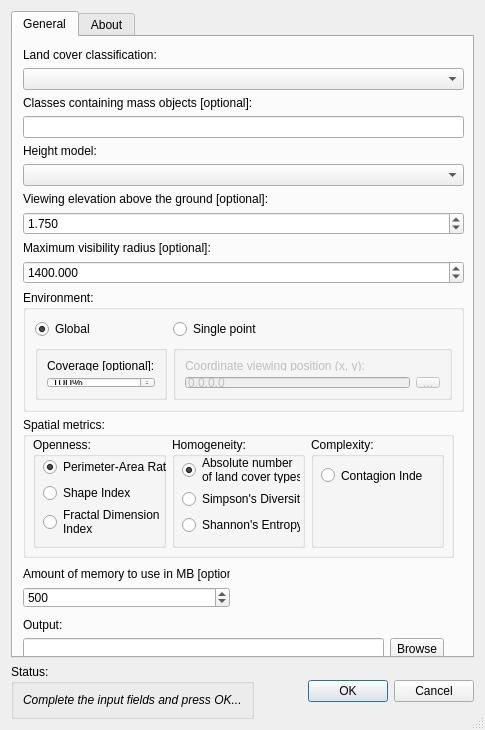
<?xml version="1.0" encoding="UTF-8"?>
<ui version="4.0">
 <class>qscapeDialogBase</class>
 <widget class="QDialog" name="qscapeDialogBase">
  <property name="geometry">
   <rect>
    <x>0</x>
    <y>0</y>
    <width>485</width>
    <height>730</height>
   </rect>
  </property>
  <property name="minimumSize">
   <size>
    <width>485</width>
    <height>730</height>
   </size>
  </property>
  <property name="windowTitle">
   <string>QScape</string>
  </property>
  <property name="sizeGripEnabled">
   <bool>true</bool>
  </property>
  <layout class="QHBoxLayout" name="horizontalLayout_8">
   <item>
    <layout class="QVBoxLayout" name="verticalLayout_4">
     <item>
      <widget class="QTabWidget" name="tabWidget">
       <property name="currentIndex">
        <number>0</number>
       </property>
       <widget class="QWidget" name="tab">
        <property name="minimumSize">
         <size>
          <width>459</width>
          <height>475</height>
         </size>
        </property>
        <attribute name="title">
         <string>General</string>
        </attribute>
        <widget class="QWidget" name="layoutWidget">
         <property name="geometry">
          <rect>
           <x>10</x>
           <y>580</y>
           <width>421</width>
           <height>43</height>
          </rect>
         </property>
         <layout class="QVBoxLayout" name="verticalLayout_7">
          <item>
           <widget class="QLabel" name="outLabel">
            <property name="text">
             <string>Output:</string>
            </property>
           </widget>
          </item>
          <item>
           <layout class="QHBoxLayout" name="_2">
            <item>
             <widget class="QLineEdit" name="outLineEdit"/>
            </item>
            <item>
             <widget class="QToolButton" name="outToolBut">
              <property name="text">
               <string>Browse</string>
              </property>
             </widget>
            </item>
           </layout>
          </item>
         </layout>
        </widget>
        <widget class="QGroupBox" name="metricsGroupBox">
         <property name="geometry">
          <rect>
           <x>10</x>
           <y>380</y>
           <width>431</width>
           <height>141</height>
          </rect>
         </property>
         <property name="title">
          <string>Spatial metrics:</string>
         </property>
         <widget class="QWidget" name="layoutWidget">
          <property name="geometry">
           <rect>
            <x>10</x>
            <y>20</y>
            <width>411</width>
            <height>111</height>
           </rect>
          </property>
          <layout class="QHBoxLayout" name="horizontalLayout_7">
           <item>
            <widget class="QGroupBox" name="openGroupBox">
             <property name="title">
              <string>Openness:</string>
             </property>
             <widget class="QWidget" name="layoutWidget">
              <property name="geometry">
               <rect>
                <x>10</x>
                <y>20</y>
                <width>126</width>
                <height>78</height>
               </rect>
              </property>
              <layout class="QVBoxLayout" name="verticalLayout_18">
               <item>
                <widget class="QRadioButton" name="ratioRadioBut">
                 <property name="text">
                  <string>Perimeter-Area Ratio</string>
                 </property>
                 <property name="checked">
                  <bool>true</bool>
                 </property>
                </widget>
               </item>
               <item>
                <widget class="QRadioButton" name="shapeRadioBut">
                 <property name="text">
                  <string>Shape Index</string>
                 </property>
                </widget>
               </item>
               <item>
                <widget class="QRadioButton" name="fractalRadioBut">
                 <property name="text">
                  <string>Fractal Dimension 
Index</string>
                 </property>
                </widget>
               </item>
              </layout>
             </widget>
            </widget>
           </item>
           <item>
            <widget class="QGroupBox" name="homoGroupBox">
             <property name="title">
              <string>Homogeneity:</string>
             </property>
             <widget class="QWidget" name="layoutWidget">
              <property name="geometry">
               <rect>
                <x>10</x>
                <y>20</y>
                <width>118</width>
                <height>78</height>
               </rect>
              </property>
              <layout class="QVBoxLayout" name="verticalLayout_17">
               <item>
                <widget class="QRadioButton" name="absRadioBut">
                 <property name="layoutDirection">
                  <enum>Qt::LeftToRight</enum>
                 </property>
                 <property name="text">
                  <string>Absolute number 
of land cover types</string>
                 </property>
                 <property name="checked">
                  <bool>true</bool>
                 </property>
                </widget>
               </item>
               <item>
                <widget class="QRadioButton" name="simpsonRadioBut">
                 <property name="text">
                  <string>Simpson's Diversity</string>
                 </property>
                 <property name="checked">
                  <bool>false</bool>
                 </property>
                </widget>
               </item>
               <item>
                <widget class="QRadioButton" name="shannonRadioBut">
                 <property name="text">
                  <string>Shannon's Entropy</string>
                 </property>
                </widget>
               </item>
              </layout>
             </widget>
            </widget>
           </item>
           <item>
            <widget class="QGroupBox" name="complexGroupBox">
             <property name="title">
              <string>Complexity:</string>
             </property>
             <widget class="QRadioButton" name="contagionRadioBut">
              <property name="geometry">
               <rect>
                <x>10</x>
                <y>30</y>
                <width>101</width>
                <height>17</height>
               </rect>
              </property>
              <property name="text">
               <string>Contagion Index</string>
              </property>
             </widget>
            </widget>
           </item>
          </layout>
         </widget>
        </widget>
        <widget class="QWidget" name="layoutWidget">
         <property name="geometry">
          <rect>
           <x>10</x>
           <y>530</y>
           <width>207</width>
           <height>41</height>
          </rect>
         </property>
         <layout class="QVBoxLayout" name="verticalLayout_15">
          <item>
           <widget class="QLabel" name="memoryLabel">
            <property name="text">
             <string>Amount of memory to use in MB [optional]:</string>
            </property>
           </widget>
          </item>
          <item>
           <widget class="QSpinBox" name="memorySpinBox">
            <property name="toolTip">
             <string>&lt;html&gt;&lt;head/&gt;&lt;body&gt;&lt;p&gt;&lt;span style=&quot; font-weight:600;&quot;&gt;Amount of memory to use in MB&lt;/span&gt;&lt;/p&gt;&lt;p&gt;Minimum value: 1&lt;br/&gt;Standard value: 500&lt;/p&gt;&lt;/body&gt;&lt;/html&gt;</string>
            </property>
            <property name="minimum">
             <number>1</number>
            </property>
            <property name="maximum">
             <number>64000</number>
            </property>
            <property name="singleStep">
             <number>1</number>
            </property>
            <property name="value">
             <number>500</number>
            </property>
           </widget>
          </item>
         </layout>
        </widget>
        <widget class="QWidget" name="layoutWidget">
         <property name="geometry">
          <rect>
           <x>10</x>
           <y>11</y>
           <width>441</width>
           <height>364</height>
          </rect>
         </property>
         <layout class="QVBoxLayout" name="verticalLayout_16">
          <item>
           <layout class="QVBoxLayout" name="verticalLayout">
            <item>
             <widget class="QLabel" name="inRastLabel">
              <property name="text">
               <string>Land cover classification:</string>
              </property>
             </widget>
            </item>
            <item>
             <layout class="QHBoxLayout" name="horizontalLayout">
              <item>
               <widget class="QComboBox" name="inRastCombo">
                <property name="enabled">
                 <bool>true</bool>
                </property>
                <property name="editable">
                 <bool>false</bool>
                </property>
                <property name="currentText">
                 <string/>
                </property>
               </widget>
              </item>
             </layout>
            </item>
           </layout>
          </item>
          <item>
           <layout class="QVBoxLayout" name="verticalLayout_3">
            <item>
             <widget class="QLabel" name="massLabel">
              <property name="text">
               <string>Classes containing mass objects [optional]:</string>
              </property>
             </widget>
            </item>
            <item>
             <widget class="QLineEdit" name="massLineEdit">
              <property name="toolTip">
               <string>&lt;html&gt;&lt;head/&gt;&lt;body&gt;&lt;p&gt;&lt;span style=&quot; font-weight:600;&quot;&gt;Classes containing mass objects&lt;/span&gt;&lt;/p&gt;&lt;p&gt;Insert class IDs of mass objects e.g. built-up and forest (delineated by commas). &lt;/p&gt;&lt;p&gt;This prevents viewshed calculation on top of these preventing contamination.&lt;/p&gt;&lt;/body&gt;&lt;/html&gt;</string>
              </property>
             </widget>
            </item>
           </layout>
          </item>
          <item>
           <layout class="QVBoxLayout" name="verticalLayout_2">
            <item>
             <widget class="QLabel" name="inDEMLabel">
              <property name="text">
               <string>Height model:</string>
              </property>
              <property name="wordWrap">
               <bool>false</bool>
              </property>
             </widget>
            </item>
            <item>
             <layout class="QHBoxLayout" name="horizontalLayout_2">
              <item>
               <widget class="QComboBox" name="inDEMCombo">
                <property name="mouseTracking">
                 <bool>false</bool>
                </property>
                <property name="editable">
                 <bool>false</bool>
                </property>
               </widget>
              </item>
             </layout>
            </item>
           </layout>
          </item>
          <item>
           <layout class="QVBoxLayout" name="verticalLayout_13">
            <item>
             <widget class="QLabel" name="heightLabel">
              <property name="text">
               <string>Viewing elevation above the ground [optional]:</string>
              </property>
             </widget>
            </item>
            <item>
             <widget class="QDoubleSpinBox" name="heightDSpinBox">
              <property name="toolTip">
               <string>&lt;html&gt;&lt;head/&gt;&lt;body&gt;&lt;p&gt;&lt;span style=&quot; font-weight:600;&quot;&gt;Viewing elevation above the ground&lt;/span&gt;&lt;/p&gt;&lt;p&gt;Height of the observer's eyes.&lt;/p&gt;&lt;p&gt;Standard value: 1.75&lt;/p&gt;&lt;/body&gt;&lt;/html&gt;</string>
              </property>
              <property name="whatsThis">
               <string/>
              </property>
              <property name="decimals">
               <number>3</number>
              </property>
              <property name="maximum">
               <double>100.000000000000000</double>
              </property>
              <property name="value">
               <double>1.750000000000000</double>
              </property>
             </widget>
            </item>
           </layout>
          </item>
          <item>
           <layout class="QVBoxLayout" name="verticalLayout_14">
            <item>
             <widget class="QLabel" name="radiusLabel">
              <property name="text">
               <string>Maximum visibility radius [optional]:</string>
              </property>
             </widget>
            </item>
            <item>
             <widget class="QDoubleSpinBox" name="radiusDSpinBox">
              <property name="toolTip">
               <string>&lt;html&gt;&lt;head/&gt;&lt;body&gt;&lt;p&gt;&lt;span style=&quot; font-weight:600;&quot;&gt;Maximum visibility radius&lt;/span&gt;&lt;/p&gt;&lt;p&gt;How far the observer is able to recognise elements in the landscape.&lt;/p&gt;&lt;p&gt;Minimum value: -1 (infinity)&lt;br/&gt;Standard value: 1400&lt;/p&gt;&lt;/body&gt;&lt;/html&gt;</string>
              </property>
              <property name="decimals">
               <number>3</number>
              </property>
              <property name="minimum">
               <double>-1.000000000000000</double>
              </property>
              <property name="maximum">
               <double>10000.000000000000000</double>
              </property>
              <property name="value">
               <double>1400.000000000000000</double>
              </property>
             </widget>
            </item>
           </layout>
          </item>
          <item>
           <widget class="QGroupBox" name="envGroupBox">
            <property name="title">
             <string>Environment:</string>
            </property>
            <layout class="QVBoxLayout" name="verticalLayout_5">
             <item>
              <layout class="QHBoxLayout" name="horizontalLayout_4">
               <item>
                <layout class="QVBoxLayout" name="verticalLayout_8">
                 <item>
                  <widget class="QRadioButton" name="globalRadioBut">
                   <property name="toolTip">
                    <string>&lt;html&gt;&lt;head/&gt;&lt;body&gt;&lt;p&gt;&lt;span style=&quot; font-weight:600;&quot;&gt;Global&lt;/span&gt;&lt;/p&gt;&lt;p&gt;Model the entire study area.&lt;/p&gt;&lt;/body&gt;&lt;/html&gt;</string>
                   </property>
                   <property name="text">
                    <string>Global</string>
                   </property>
                   <property name="checked">
                    <bool>true</bool>
                   </property>
                  </widget>
                 </item>
                 <item>
                  <widget class="QGroupBox" name="globalGroupBox">
                   <property name="title">
                    <string/>
                   </property>
                   <layout class="QVBoxLayout" name="verticalLayout_11">
                    <item>
                     <layout class="QVBoxLayout" name="verticalLayout_6">
                      <item>
                       <widget class="QLabel" name="globalLabel">
                        <property name="text">
                         <string>Coverage [optional]:</string>
                        </property>
                       </widget>
                      </item>
                      <item>
                       <widget class="QSpinBox" name="globalSpinBox">
                        <property name="toolTip">
                         <string>&lt;html&gt;&lt;head/&gt;&lt;body&gt;&lt;p&gt;&lt;span style=&quot; font-weight:600;&quot;&gt;Coverage&lt;/span&gt;&lt;/p&gt;&lt;p&gt;The percentage of land cover pixels that should be sampled.&lt;/p&gt;&lt;p&gt;Lower coverage for better performance.&lt;br/&gt;Higher coverage for better representation.&lt;/p&gt;&lt;p&gt;Minimum value: 1&lt;br/&gt;Standard value: 100&lt;/p&gt;&lt;/body&gt;&lt;/html&gt;</string>
                        </property>
                        <property name="toolTipDuration">
                         <number>-1</number>
                        </property>
                        <property name="suffix">
                         <string>%</string>
                        </property>
                        <property name="minimum">
                         <number>1</number>
                        </property>
                        <property name="maximum">
                         <number>100</number>
                        </property>
                        <property name="value">
                         <number>100</number>
                        </property>
                       </widget>
                      </item>
                     </layout>
                    </item>
                   </layout>
                  </widget>
                 </item>
                </layout>
               </item>
               <item>
                <layout class="QVBoxLayout" name="verticalLayout_10">
                 <item>
                  <widget class="QRadioButton" name="singleRadioBut">
                   <property name="enabled">
                    <bool>true</bool>
                   </property>
                   <property name="toolTip">
                    <string>&lt;html&gt;&lt;head/&gt;&lt;body&gt;&lt;p&gt;&lt;span style=&quot; font-weight:600;&quot;&gt;Single point&lt;/span&gt;&lt;/p&gt;&lt;p&gt;Study a single observer point in the landscape.&lt;/p&gt;&lt;/body&gt;&lt;/html&gt;</string>
                   </property>
                   <property name="text">
                    <string>Single point</string>
                   </property>
                  </widget>
                 </item>
                 <item>
                  <widget class="QGroupBox" name="singleGroupBox">
                   <property name="enabled">
                    <bool>false</bool>
                   </property>
                   <property name="title">
                    <string/>
                   </property>
                   <property name="checkable">
                    <bool>false</bool>
                   </property>
                   <layout class="QVBoxLayout" name="verticalLayout_12">
                    <item>
                     <layout class="QVBoxLayout" name="verticalLayout_9">
                      <item>
                       <widget class="QLabel" name="singleLabel">
                        <property name="text">
                         <string>Coordinate viewing position (x, y):</string>
                        </property>
                       </widget>
                      </item>
                      <item>
                       <layout class="QHBoxLayout" name="horizontalLayout_3">
                        <item>
                         <widget class="QLineEdit" name="singleLineEdit">
                          <property name="text">
                           <string>0.0,0.0</string>
                          </property>
                          <property name="clearButtonEnabled">
                           <bool>false</bool>
                          </property>
                         </widget>
                        </item>
                        <item>
                         <widget class="QToolButton" name="singleToolBut">
                          <property name="text">
                           <string>...</string>
                          </property>
                          <property name="checkable">
                           <bool>false</bool>
                          </property>
                         </widget>
                        </item>
                       </layout>
                      </item>
                     </layout>
                    </item>
                   </layout>
                  </widget>
                 </item>
                </layout>
               </item>
              </layout>
             </item>
            </layout>
           </widget>
          </item>
         </layout>
        </widget>
       </widget>
       <widget class="QWidget" name="tab_2">
        <attribute name="title">
         <string>About</string>
        </attribute>
       </widget>
      </widget>
     </item>
     <item>
      <layout class="QHBoxLayout" name="horizontalLayout_6">
       <item>
        <widget class="QGroupBox" name="statusGroupBox">
         <property name="title">
          <string>Status:</string>
         </property>
         <layout class="QHBoxLayout" name="horizontalLayout_5">
          <item>
           <widget class="QLabel" name="statusLabel">
            <property name="font">
             <font>
              <italic>true</italic>
             </font>
            </property>
            <property name="text">
             <string>Complete the input fields and press OK...</string>
            </property>
           </widget>
          </item>
         </layout>
        </widget>
       </item>
       <item>
        <widget class="QDialogButtonBox" name="buttonBox">
         <property name="enabled">
          <bool>true</bool>
         </property>
         <property name="orientation">
          <enum>Qt::Horizontal</enum>
         </property>
         <property name="standardButtons">
          <set>QDialogButtonBox::Cancel|QDialogButtonBox::Ok</set>
         </property>
         <property name="centerButtons">
          <bool>false</bool>
         </property>
        </widget>
       </item>
      </layout>
     </item>
    </layout>
   </item>
  </layout>
 </widget>
 <resources/>
 <connections>
  <connection>
   <sender>buttonBox</sender>
   <signal>accepted()</signal>
   <receiver>qscapeDialogBase</receiver>
   <slot>accept()</slot>
   <hints>
    <hint type="sourcelabel">
     <x>255</x>
     <y>769</y>
    </hint>
    <hint type="destinationlabel">
     <x>20</x>
     <y>20</y>
    </hint>
   </hints>
  </connection>
  <connection>
   <sender>buttonBox</sender>
   <signal>rejected()</signal>
   <receiver>qscapeDialogBase</receiver>
   <slot>reject()</slot>
   <hints>
    <hint type="sourcelabel">
     <x>255</x>
     <y>769</y>
    </hint>
    <hint type="destinationlabel">
     <x>20</x>
     <y>20</y>
    </hint>
   </hints>
  </connection>
 </connections>
</ui>
